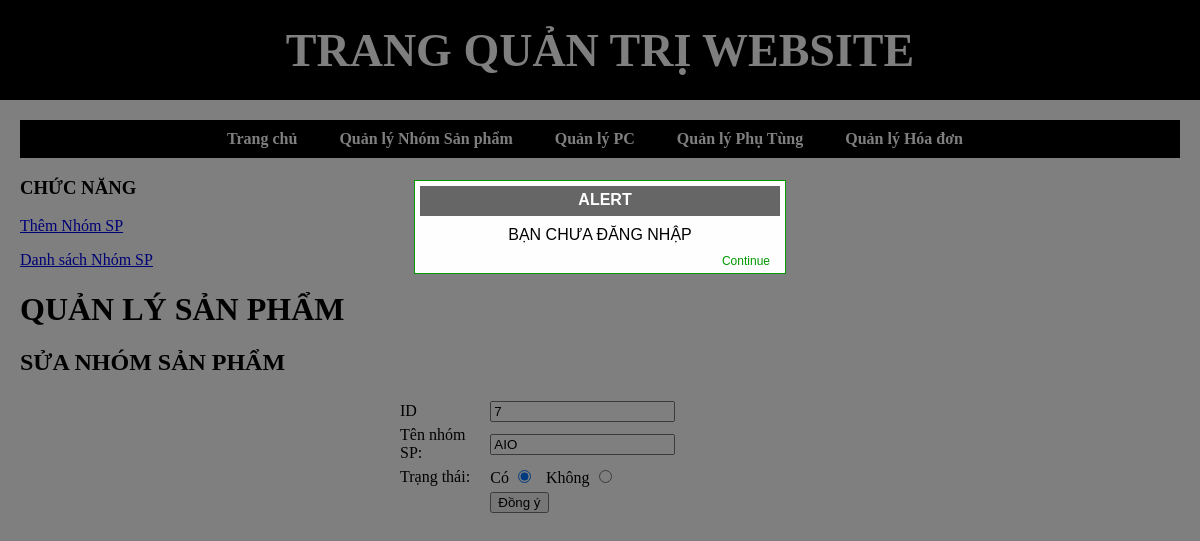
The app's page /index_admin.php?module=nhomsp&act=sua&id=7 with its own data.
### tables this page shows
CREATE TABLE `tbcategory` (
  `cat_id` int(11) NOT NULL,
  `cat_name` varchar(100) NOT NULL,
  `cat_status` tinyint(1) DEFAULT NULL
);

### Models/clsDatabase.php (called while the page is built, shortened)
<?php
class clsDatabase
{
	public $conn = NULL;
	function __construct()
	{
		try
		{
			$this->conn = new PDO("mysql:host=localhost;dbname=shopdatabase","root","");
			$this->conn->exec("SET NAMES UTF8");
		}
		catch(PDOException $ex)
		{
			echo "<h3>" . $ex->getMessage() . "</h3>";
			die("<h3> LỖI KẾT NỐI CSDL </h3>");
		}
	}
	function ThucthiSQL($sql, $data=NULL)
	{
		$this->pdo_stm = $this->conn->prepare($sql);
		$ketqua=false;
		if($data!=NULL)
			$ketqua = $this->pdo_stm->execute($data);
		else
			$ketqua = $this->pdo_stm->execute();
		return $ketqua;
	}
}
?>

### Models/clsCategory.php (called while the page is built, shortened)
<?php
require_once("clsDatabase.php");
class clsCategory
{
	public $db;
	function __construct()
	{
		$this->db = new clsDatabase();
	}
	function TimTheoIDNhomSanpham($cat_id)
	{
		$sql = "SELECT * FROM tbcategory WHERE cat_id=?";
		$data[] = $cat_id;
 		$ketqua = $this->db->ThucthiSQL($sql,$data);
		if($ketqua==TRUE)
			$this->data = $this->db->pdo_stm->fetch();
		return $ketqua;
	}
}
?>

### Views/vSuaNhomSP.php (the view, shortened to what this page needs)
<?php
if($Nhomsanpham->data==NULL || $Nhomsanpham2->data=NULL)
{
	$thongbao ="không tìm thấy thông tin";
	require("Views/vKetqua.php");
}
else
{
?>
        <div id="content_left">
        	<div class="left1">
            	<h3>CHỨC NĂNG</h3>
                <p><a href="?module=<?=$module?>&act=them">Thêm Nhóm SP</a></p>
                <p><a href="?module=<?=$module?>">Danh sách Nhóm SP</a></p>
            </div>
        </div>
        <div id="content_right">
        	<h1> QUẢN LÝ SẢN PHẨM</h1>
            <h2> SỬA NHÓM SẢN PHẨM</h2>
            <div id="right_detail">
            <?php
				$row = $Nhomsanpham->data;
			?>
            <form name="form1" method="post" action="?module=<?=$module?>&act=xulysua">
              <table width="400" border="0" align="center" cellpadding="0" cellspacing="0">
              <tr>
                  <td height="30">ID</td>
                  <td><input type="text" name="t2" id="t2"  value="<?=$row["cat_id"];?>"></td>
                </tr>
                <tr>
                  <td width="120" height="30">Tên nhóm SP:</td>
                  <td width="380"><input type="text" name="t1" id="t1" value="<?=$row["cat_name"];?>"></td>
                </tr>
                <tr>
                  <td height="30">Trạng thái:</td>
                  <td>
                  Có <input type="radio" name="rTrangthai" id="r1" value="1" <?=($row["cat_status"]==1)?"checked":""?> > &nbsp;
                  Không <input type="radio" name="rTrangthai" id="r2" value="0"  <?=($row["cat_status"]==0)?"checked":""?> >
                  </td>
                </tr>
                <tr>
                  <td></td>
                  <td><input type="submit" name="button" id="button" value="Đồng ý"></td>
                </tr>
              </table>
            </form>
			</div>
        </div>
<?php
}
?>

### css_Admin/Menu.css (style rules this page uses)
html, body { padding: 0; margin: 0; }

### records on screen
tbcategory: t2 "7", t1 "AIO", cat_status "☑"

### other values on screen
$thongbao "BẠN CHƯA ĐĂNG NHẬP"
